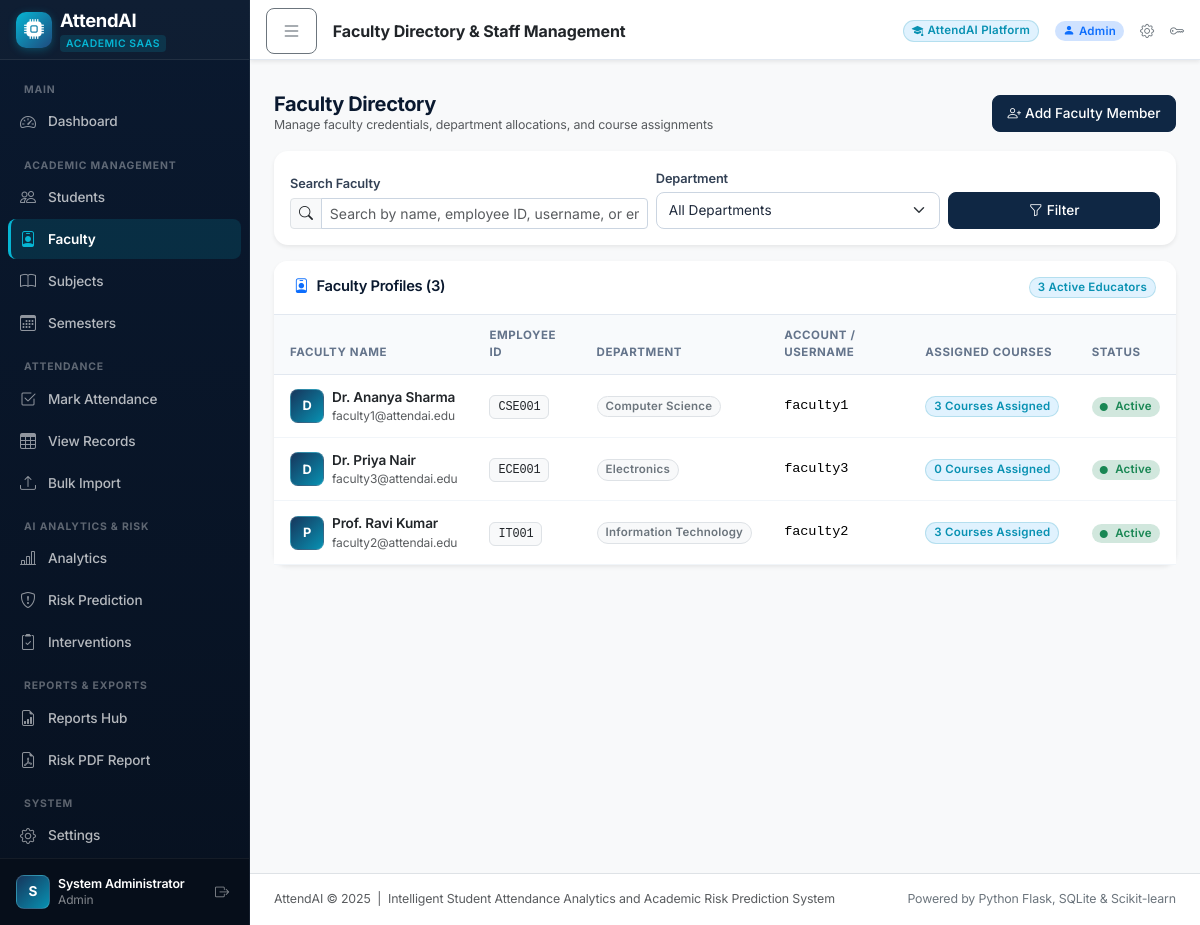
Screenshot of /admin/faculty (signed in) with the database file from the repository.
### database/models.py (models this page shows, shortened)
class Faculty(db.Model):
    __tablename__ = "faculty"
    id          = db.Column(db.Integer, primary_key=True)
    user_id     = db.Column(db.Integer, db.ForeignKey("users.id", ondelete="CASCADE"), nullable=False, unique=True)
    name        = db.Column(db.String(128), nullable=False)
    department  = db.Column(db.String(100), default="Computer Science")
    employee_id = db.Column(db.String(50), unique=True, index=True)
    phone       = db.Column(db.String(20))
    user          = db.relationship("User", back_populates="faculty_profile")
    subjects      = db.relationship("Subject", back_populates="faculty", lazy="dynamic")
    interventions = db.relationship("Intervention", back_populates="faculty", lazy="dynamic")

class User(UserMixin, db.Model):
    __tablename__ = "users"
    id            = db.Column(db.Integer, primary_key=True)
    username      = db.Column(db.String(64), unique=True, nullable=False, index=True)
    email         = db.Column(db.String(120), unique=True, nullable=False)
    password_hash = db.Column(db.String(256), nullable=False)
    role          = db.Column(db.String(20), nullable=False, default="faculty")
    is_active     = db.Column(db.Boolean, default=True)
    created_at    = db.Column(db.DateTime, default=datetime.utcnow)
    faculty_profile = db.relationship(
        "Faculty",
        back_populates="user",
        uselist=False,
        cascade="all, delete-orphan"
    )
    marked_attendances = db.relationship(
        "AttendanceRecord",
        foreign_keys="AttendanceRecord.marked_by",
        back_populates="marker"
    )
    attendance_corrections = db.relationship(
        "AttendanceEditHistory",
        foreign_keys="AttendanceEditHistory.edited_by",
        back_populates="editor"
    )
    @property
    def is_admin(self) -> bool:
        return self.role == "admin"
    @property
    def display_name(self) -> str:
        if self.faculty_profile:
            return self.faculty_profile.name
        return self.username

### routes/admin.py (the view, shortened to what this page needs)
@admin_bp.route("/faculty")
@admin_required
def faculty():
    search = request.args.get("search", "").strip()
    department = request.args.get("department", "").strip()
    query = Faculty.query.join(User).filter(User.role == "faculty")
    if department:
        query = query.filter(Faculty.department == department)
    all_faculty = query.order_by(Faculty.name).all()
    raw_depts = db.session.query(Faculty.department).distinct().all()
    departments = sorted([d[0] for d in raw_depts if d[0]])
    return render_template(
        "admin/faculty.html",
        faculty_list=all_faculty,
        departments=departments,
        search_query=search,
        selected_dept=department,
    )

### app.py (called while the page is built)
@login_manager.user_loader
def load_user(user_id: str):
    return db.session.get(User, int(user_id))

### routes/admin.py (called while the page is built)
def admin_required(f):
    @wraps(f)
    @login_required
    def decorated(*args, **kwargs):
        if not current_user.is_admin:
            flash("Administrator access required for this action.", "danger")
            return redirect(url_for("auth.index"))
        return f(*args, **kwargs)
    return decorated

### templates/admin/faculty.html (shortened to what this page needs)
{% extends "base.html" %}
{% block page_title %}Faculty Directory &amp; Staff Management{% endblock %}
{% block content %}
<div class="d-flex flex-wrap align-items-center justify-content-between gap-2 mb-3">
  <div>
    <h5 class="fw-bold mb-0">Faculty Directory</h5>
    <div class="text-muted small">Manage faculty credentials, department allocations, and course assignments</div>
  </div>
  <div>
    <button type="button" class="btn btn-sm btn-primary" data-bs-toggle="modal" data-bs-target="#addFacultyModal">
      <i class="bi bi-person-plus me-1"></i>Add Faculty Member
    </button>
  </div>
</div>
<div class="card border-0 shadow-sm mb-3">
  <div class="card-body p-3">
    <form method="GET" action="{{ url_for('admin.faculty') }}" class="row g-2 align-items-end">
      <div class="col-md-5">
        <label class="form-label small fw-semibold mb-1">Search Faculty</label>
        <div class="input-group input-group-sm">
          <span class="input-group-text"><i class="bi bi-search"></i></span>
          <input type="text" name="search" class="form-control"
                 placeholder="Search by name, employee ID, username, or email..."
                 value="{{ search_query or '' }}" />
        </div>
      </div>
      <div class="col-md-4">
        <label class="form-label small fw-semibold mb-1">Department</label>
        <select name="department" class="form-select form-select-sm" onchange="this.form.submit()">
          <option value="">All Departments</option>
        </select>
      </div>
      <div class="col-md-3 d-flex gap-1">
        <button type="submit" class="btn btn-primary btn-sm flex-grow-1">
          <i class="bi bi-funnel me-1"></i>Filter
        </button>
      </div>
    </form>
  </div>
</div>
<div class="card border-0 shadow-sm">
  <div class="card-header bg-white d-flex align-items-center justify-content-between py-3">
    <h6 class="mb-0 fw-semibold">
      <i class="bi bi-person-badge text-primary me-2"></i>Faculty Profiles ({{ faculty_list|length }})
    </h6>
    <span class="badge badge-cyan">{{ faculty_list|length }} Active Educators</span>
  </div>
  <div class="card-body p-0">
    {% if faculty_list and faculty_list|length > 0 %}
    <div class="table-responsive">
      <table class="table table-hover align-middle mb-0">
        <thead class="table-light">
          <tr>
            <th class="ps-3">Faculty Name</th>
            <th>Employee ID</th>
            <th>Department</th>
            <th>Account / Username</th>
            <th>Assigned Courses</th>
            <th>Status</th>
          </tr>
        </thead>
        <tbody>
          {% for f in faculty_list %}
          <tr>
            <td class="ps-3">
              <div class="d-flex align-items-center gap-2">
                <div class="avatar-sm" style="width:34px;height:34px;font-size:0.8rem;">
                  {{ f.name[0] | upper }}
                </div>
                <div>
                  <div class="fw-semibold text-dark">{{ f.name }}</div>
                  <div class="text-muted small" style="font-size:0.75rem;">{{ f.user.email }}</div>
                </div>
              </div>
            </td>
            <td>
              <span class="font-monospace small bg-light px-2 py-1 border rounded text-dark">
                {{ f.employee_id or '—' }}
              </span>
            </td>
            <td>
              <span class="badge bg-light text-secondary border">
                {{ f.department or 'General' }}
              </span>
            </td>
            <td class="small font-monospace">{{ f.user.username }}</td>
            <td>
              <span class="badge badge-cyan">
                {{ f.subjects.count() }} Courses Assigned
              </span>
            </td>
            <td>
              <span class="badge {% if f.user.is_active %}bg-success-subtle text-success{% else %}bg-secondary-subtle text-secondary{% endif %}">
                <i class="bi bi-circle-fill me-1" style="font-size:0.5rem;"></i>
                {{ 'Active' if f.user.is_active else 'Inactive' }}
              </span>
            </td>
          </tr>
          {% endfor %}
        </tbody>
      </table>
    </div>
    {% endif %}
  </div>
</div>
{% endblock %}

### templates/base.html (shortened to what this page needs)
<!DOCTYPE html>
<html lang="en">
<head>
  <link href="https://cdn.jsdelivr.net/npm/bootstrap@5.3.3/dist/css/bootstrap.min.css" rel="stylesheet" />
  <link href="https://cdn.jsdelivr.net/npm/bootstrap-icons@1.11.3/font/bootstrap-icons.css" rel="stylesheet" />
  <link href="{{ url_for('static', filename='css/custom.css') }}" rel="stylesheet" />
</head>
<body class="bg-light">
<div class="d-flex" id="wrapper">
  <nav id="sidebar" class="sidebar d-flex flex-column p-0">
    <div class="sidebar-brand d-flex align-items-center px-3">
      <div class="d-flex align-items-center gap-2">
        <div class="sidebar-brand-icon">
          <i class="bi bi-cpu-fill text-white fs-5"></i>
        </div>
        <div>
          <div class="sidebar-brand-text">AttendAI</div>
          <div class="sidebar-brand-tag">Academic SaaS</div>
        </div>
      </div>
    </div>
    <ul class="nav flex-column px-2 flex-grow-1 overflow-y-auto mt-2">
      <li class="nav-item">
        <span class="sidebar-label text-uppercase px-3">Main</span>
      </li>
      <li class="nav-item">
        {% if current_user.is_authenticated and current_user.is_admin %}
        <a class="nav-link {% if request.endpoint == 'admin.dashboard' %}active{% endif %}"
           href="{{ url_for('admin.dashboard') }}">
          <i class="bi bi-speedometer2 me-2"></i><span>Dashboard</span>
        </a>
        {% elif current_user.is_authenticated %}
        <a class="nav-link {% if request.endpoint == 'faculty.dashboard' %}active{% endif %}"
           href="{{ url_for('faculty.dashboard') }}">
          <i class="bi bi-speedometer2 me-2"></i><span>Dashboard</span>
        </a>
        {% endif %}
      </li>
      <li class="nav-item">
        <span class="sidebar-label text-uppercase px-3">Academic Management</span>
      </li>
      <li class="nav-item">
        <a class="nav-link {% if request.endpoint in ('admin.students', 'faculty.students') %}active{% endif %}"
           href="{{ url_for('admin.students') }}">
          <i class="bi bi-people me-2"></i><span>Students</span>
        </a>
      </li>
      {% if current_user.is_authenticated and current_user.is_admin %}
      <li class="nav-item">
        <a class="nav-link {% if request.endpoint == 'admin.faculty' %}active{% endif %}"
           href="{{ url_for('admin.faculty') }}">
          <i class="bi bi-person-badge me-2"></i><span>Faculty</span>
        </a>
      </li>
      <li class="nav-item">
        <a class="nav-link {% if request.endpoint == 'admin.subjects' %}active{% endif %}"
           href="{{ url_for('admin.subjects') }}">
          <i class="bi bi-book me-2"></i><span>Subjects</span>
        </a>
      </li>
      <li class="nav-item">
        <a class="nav-link {% if request.endpoint == 'admin.semesters' %}active{% endif %}"
           href="{{ url_for('admin.semesters') }}">
          <i class="bi bi-calendar3 me-2"></i><span>Semesters</span>
        </a>
      </li>
      {% endif %}
      <li class="nav-item">
        <span class="sidebar-label text-uppercase px-3">Attendance</span>
      </li>
      <li class="nav-item">
        <a class="nav-link {% if request.endpoint == 'attendance.mark' %}active{% endif %}"
           href="{{ url_for('attendance.mark') }}">
          <i class="bi bi-check2-square me-2"></i><span>Mark Attendance</span>
        </a>
      </li>
      <li class="nav-item">
        <a class="nav-link {% if request.endpoint == 'attendance.view' %}active{% endif %}"
           href="{{ url_for('attendance.view') }}">
          <i class="bi bi-table me-2"></i><span>View Records</span>
        </a>
      </li>
      <li class="nav-item">
        <a class="nav-link {% if request.endpoint == 'attendance.bulk_import' %}active{% endif %}"
           href="{{ url_for('attendance.bulk_import') }}">
          <i class="bi bi-upload me-2"></i><span>Bulk Import</span>
        </a>
      </li>
      <li class="nav-item">
        <span class="sidebar-label text-uppercase px-3">AI Analytics &amp; Risk</span>
      </li>
      <li class="nav-item">
        <a class="nav-link {% if request.endpoint == 'analytics.overview' %}active{% endif %}"
           href="{{ url_for('analytics.overview') }}">
          <i class="bi bi-bar-chart-line me-2"></i><span>Analytics</span>
        </a>
      </li>
      <li class="nav-item">
        <a class="nav-link {% if request.endpoint == 'analytics.risk_dashboard' %}active{% endif %}"
           href="{{ url_for('analytics.risk_dashboard') }}">
          <i class="bi bi-shield-exclamation me-2"></i><span>Risk Prediction</span>
        </a>
      </li>
      <li class="nav-item">
        <a class="nav-link {% if request.endpoint in ('analytics.interventions_list', 'faculty.interventions') %}active{% endif %}"
           href="{{ url_for('analytics.interventions_list') }}">
          <i class="bi bi-clipboard2-check me-2"></i><span>Interventions</span>
        </a>
      </li>
      <li class="nav-item">
        <span class="sidebar-label text-uppercase px-3">Reports &amp; Exports</span>
      </li>
      <li class="nav-item">
        <a class="nav-link {% if request.endpoint and request.endpoint.startswith('reports.') %}active{% endif %}"
           href="{{ url_for('reports.index') }}">
          <i class="bi bi-file-earmark-bar-graph me-2"></i><span>Reports Hub</span>
        </a>
      </li>
      <li class="nav-item">
        <a class="nav-link" href="{{ url_for('reports.pdf_risk') }}">
          <i class="bi bi-file-earmark-pdf me-2"></i><span>Risk PDF Report</span>
        </a>
      </li>
      <li class="nav-item">
        <span class="sidebar-label text-uppercase px-3">System</span>
      </li>
      <li class="nav-item">
        <a class="nav-link {% if request.endpoint in ('admin.settings', 'auth.settings') %}active{% endif %}"
           href="{{ url_for('auth.settings') }}">
          <i class="bi bi-gear me-2"></i><span>Settings</span>
        </a>
      </li>
    </ul>
    <div class="sidebar-footer px-3 py-3">
      {% if current_user.is_authenticated %}
      <div class="d-flex align-items-center gap-2">
        <div class="avatar-sm">{{ current_user.display_name[0] | upper }}</div>
        <div class="lh-sm overflow-hidden flex-grow-1">
          <div class="text-white fw-semibold text-truncate small">{{ current_user.display_name }}</div>
          <div class="text-white-50 text-truncate" style="font-size:0.75rem;">{{ current_user.role | capitalize }}</div>
        </div>
        <a href="{{ url_for('auth.logout') }}" class="text-white-50 link-light p-1" title="Sign Out">
          <i class="bi bi-box-arrow-right"></i>
        </a>
      </div>
      {% endif %}
    </div>
  </nav>
  <div id="page-content" class="flex-grow-1 d-flex flex-column min-vh-100">
    <nav class="navbar navbar-light bg-white px-3 py-2 topbar shadow-sm">
      <div class="d-flex align-items-center">
        <button class="btn btn-sm btn-outline-secondary" id="sidebarToggle" title="Toggle Navigation Sidebar">
          <i class="bi bi-list fs-5"></i>
        </button>
        <div class="ms-3">
          <span class="fw-bold text-dark fs-6 d-block lh-1">{% block page_title %}{% endblock %}</span>
        </div>
      </div>
      <div class="ms-auto d-flex align-items-center gap-3">
        <span class="badge badge-cyan d-none d-md-inline-flex align-items-center gap-1">
          <i class="bi bi-mortarboard-fill"></i> AttendAI Platform
        </span>
        <span class="badge bg-primary-subtle text-primary rounded-pill">
          {% if current_user.is_authenticated %}
            <i class="bi bi-person-fill me-1"></i>{{ current_user.role | capitalize }}
          {% endif %}
        </span>
        <a href="{{ url_for('auth.settings') }}" class="text-secondary" title="Settings">
          <i class="bi bi-gear"></i>
        </a>
        <a href="{{ url_for('auth.change_password') }}" class="text-secondary" title="Security & Password">
          <i class="bi bi-key"></i>
        </a>
      </div>
    </nav>
    <div class="px-4 pt-3">
    </div>
    <main class="flex-grow-1 px-4 py-3">
      {% block content %}{% endblock %}
    </main>
    <footer class="text-center py-3 text-muted small border-top bg-white mt-auto">
      <div class="container-fluid d-flex flex-wrap justify-content-between align-items-center px-4">
        <span>AttendAI &copy; {{ 2025 }} &nbsp;|&nbsp; Intelligent Student Attendance Analytics and Academic Risk Prediction System</span>
        <span class="text-secondary">Powered by Python Flask, SQLite &amp; Scikit-learn</span>
      </div>
    </footer>
  </div>
</div>
</body>
</html>

### rows the page displays
Faculty: name "S", display_name "System Administrator"
User: role "Admin"
Faculty: name "D", name "Dr. Ananya Sharma", user.email "faculty1@attendai.edu", employee "CSE001", department "Computer Science", user.username "faculty1", subjects.count "3"
User: is_active "Active"
Faculty: name "D", name "Dr. Priya Nair", user.email "faculty3@attendai.edu", employee "ECE001", department "Electronics", user.username "faculty3", subjects.count "0"
User: is_active "Active"
Faculty: name "P", name "Prof. Ravi Kumar", user.email "faculty2@attendai.edu", employee "IT001", department "Information Technology", user.username "faculty2", subjects.count "3"
User: is_active "Active"

### other values shown
{{ faculty_list|length }} "3"
{{ 2025 }} "2025"
